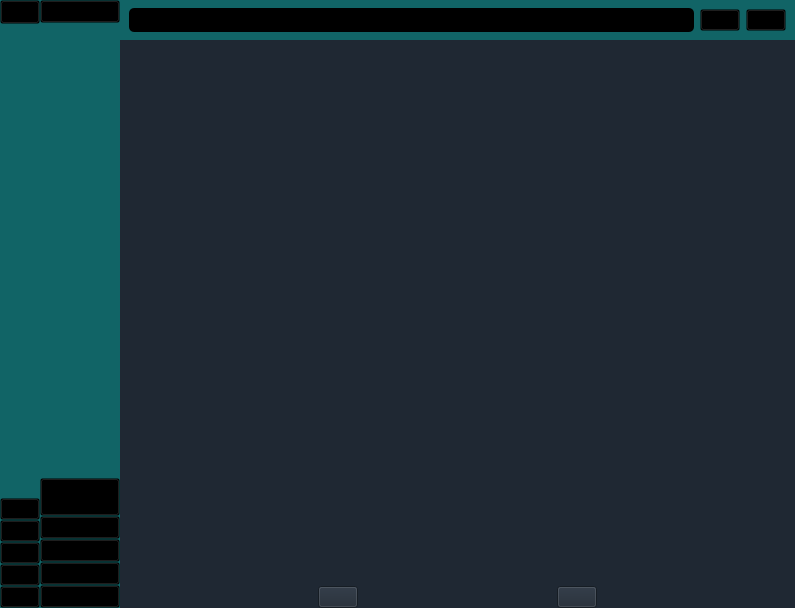
<?xml version="1.0" encoding="UTF-8"?>
<ui version="4.0">
 <class>MainWindow</class>
 <widget class="QMainWindow" name="MainWindow">
  <property name="geometry">
   <rect>
    <x>0</x>
    <y>0</y>
    <width>795</width>
    <height>608</height>
   </rect>
  </property>
  <property name="windowTitle">
   <string>MainWindow</string>
  </property>
  <property name="styleSheet">
   <string notr="true"/>
  </property>
  <widget class="QWidget" name="centralWidget">
   <property name="styleSheet">
    <string notr="true">QWidget#centralWidget {
        background-color: #1f2833;
}
QPushButton {
        background-color: transparent;
}</string>
   </property>
   <layout class="QHBoxLayout" name="horizontalLayout_4">
    <property name="spacing">
     <number>0</number>
    </property>
    <property name="leftMargin">
     <number>0</number>
    </property>
    <property name="topMargin">
     <number>0</number>
    </property>
    <property name="rightMargin">
     <number>0</number>
    </property>
    <property name="bottomMargin">
     <number>0</number>
    </property>
    <item>
     <widget class="QWidget" name="sideMenu" native="true">
      <property name="sizePolicy">
       <sizepolicy hsizetype="Fixed" vsizetype="Preferred">
        <horstretch>0</horstretch>
        <verstretch>0</verstretch>
       </sizepolicy>
      </property>
      <property name="minimumSize">
       <size>
        <width>0</width>
        <height>0</height>
       </size>
      </property>
      <property name="styleSheet">
       <string notr="true"/>
      </property>
      <layout class="QHBoxLayout" name="horizontalLayout_2">
       <property name="spacing">
        <number>0</number>
       </property>
       <property name="leftMargin">
        <number>0</number>
       </property>
       <property name="topMargin">
        <number>0</number>
       </property>
       <property name="rightMargin">
        <number>0</number>
       </property>
       <property name="bottomMargin">
        <number>0</number>
       </property>
       <item>
        <widget class="QFrame" name="iconBox">
         <property name="sizePolicy">
          <sizepolicy hsizetype="Preferred" vsizetype="Preferred">
           <horstretch>0</horstretch>
           <verstretch>0</verstretch>
          </sizepolicy>
         </property>
         <property name="minimumSize">
          <size>
           <width>34</width>
           <height>0</height>
          </size>
         </property>
         <property name="styleSheet">
          <string notr="true">QFrame#iconBox {
        background-color: #116466;
        border: 0px;
}</string>
         </property>
         <property name="frameShape">
          <enum>QFrame::Shape::StyledPanel</enum>
         </property>
         <property name="frameShadow">
          <enum>QFrame::Shadow::Raised</enum>
         </property>
         <layout class="QVBoxLayout" name="verticalLayout">
          <property name="spacing">
           <number>0</number>
          </property>
          <property name="leftMargin">
           <number>0</number>
          </property>
          <property name="topMargin">
           <number>0</number>
          </property>
          <property name="rightMargin">
           <number>0</number>
          </property>
          <property name="bottomMargin">
           <number>0</number>
          </property>
          <item>
           <widget class="QPushButton" name="iconMenuButton">
            <property name="minimumSize">
             <size>
              <width>24</width>
              <height>24</height>
             </size>
            </property>
            <property name="baseSize">
             <size>
              <width>24</width>
              <height>24</height>
             </size>
            </property>
            <property name="cursor">
             <cursorShape>PointingHandCursor</cursorShape>
            </property>
            <property name="mouseTracking">
             <bool>false</bool>
            </property>
            <property name="toolTip">
             <string>Menu</string>
            </property>
            <property name="styleSheet">
             <string notr="true"/>
            </property>
            <property name="text">
             <string/>
            </property>
            <property name="icon">
             <iconset resource="resources.qrc">
              <normaloff>:/icons_black/menu.png</normaloff>:/icons_black/menu.png</iconset>
            </property>
            <property name="iconSize">
             <size>
              <width>32</width>
              <height>32</height>
             </size>
            </property>
           </widget>
          </item>
          <item>
           <spacer name="verticalSpacer">
            <property name="orientation">
             <enum>Qt::Orientation::Vertical</enum>
            </property>
            <property name="sizeHint" stdset="0">
             <size>
              <width>0</width>
              <height>0</height>
             </size>
            </property>
           </spacer>
          </item>
          <item>
           <widget class="QPushButton" name="iconProductsButton">
            <property name="cursor">
             <cursorShape>PointingHandCursor</cursorShape>
            </property>
            <property name="text">
             <string/>
            </property>
            <property name="icon">
             <iconset resource="resources.qrc">
              <normaloff>:/icons_black/home.png</normaloff>:/icons_black/home.png</iconset>
            </property>
            <property name="iconSize">
             <size>
              <width>32</width>
              <height>32</height>
             </size>
            </property>
           </widget>
          </item>
          <item>
           <widget class="QPushButton" name="iconShoppingCartButton">
            <property name="cursor">
             <cursorShape>PointingHandCursor</cursorShape>
            </property>
            <property name="text">
             <string/>
            </property>
            <property name="icon">
             <iconset resource="resources.qrc">
              <normaloff>:/icons_black/shopping-cart.png</normaloff>:/icons_black/shopping-cart.png</iconset>
            </property>
            <property name="iconSize">
             <size>
              <width>32</width>
              <height>32</height>
             </size>
            </property>
           </widget>
          </item>
          <item>
           <widget class="QPushButton" name="iconAccountButton">
            <property name="cursor">
             <cursorShape>PointingHandCursor</cursorShape>
            </property>
            <property name="text">
             <string/>
            </property>
            <property name="icon">
             <iconset resource="resources.qrc">
              <normaloff>:/icons_black/user.png</normaloff>:/icons_black/user.png</iconset>
            </property>
            <property name="iconSize">
             <size>
              <width>32</width>
              <height>32</height>
             </size>
            </property>
           </widget>
          </item>
          <item>
           <widget class="QPushButton" name="iconLogOutButton">
            <property name="cursor">
             <cursorShape>PointingHandCursor</cursorShape>
            </property>
            <property name="text">
             <string/>
            </property>
            <property name="icon">
             <iconset resource="resources.qrc">
              <normaloff>:/icons_black/log-out.png</normaloff>:/icons_black/log-out.png</iconset>
            </property>
            <property name="iconSize">
             <size>
              <width>32</width>
              <height>32</height>
             </size>
            </property>
           </widget>
          </item>
          <item>
           <widget class="QPushButton" name="iconSignInButton">
            <property name="cursor">
             <cursorShape>PointingHandCursor</cursorShape>
            </property>
            <property name="toolTip">
             <string>User</string>
            </property>
            <property name="text">
             <string/>
            </property>
            <property name="icon">
             <iconset resource="resources.qrc">
              <normaloff>:/icons_black/log-in.png</normaloff>:/icons_black/log-in.png</iconset>
            </property>
            <property name="iconSize">
             <size>
              <width>32</width>
              <height>32</height>
             </size>
            </property>
           </widget>
          </item>
         </layout>
        </widget>
       </item>
       <item>
        <widget class="QWidget" name="nameBox" native="true">
         <property name="sizePolicy">
          <sizepolicy hsizetype="Minimum" vsizetype="Preferred">
           <horstretch>0</horstretch>
           <verstretch>0</verstretch>
          </sizepolicy>
         </property>
         <property name="minimumSize">
          <size>
           <width>50</width>
           <height>0</height>
          </size>
         </property>
         <property name="styleSheet">
          <string notr="true">#nameBox {
        background-color: #116466;
}</string>
         </property>
         <layout class="QVBoxLayout" name="verticalLayout_2">
          <property name="spacing">
           <number>0</number>
          </property>
          <property name="leftMargin">
           <number>0</number>
          </property>
          <property name="topMargin">
           <number>0</number>
          </property>
          <property name="rightMargin">
           <number>0</number>
          </property>
          <property name="bottomMargin">
           <number>0</number>
          </property>
          <item>
           <widget class="QPushButton" name="nameMenuButton">
            <property name="font">
             <font>
              <pointsize>10</pointsize>
              <bold>true</bold>
             </font>
            </property>
            <property name="cursor">
             <cursorShape>PointingHandCursor</cursorShape>
            </property>
            <property name="toolTip">
             <string>Menu</string>
            </property>
            <property name="styleSheet">
             <string notr="true">#nameMenuButton {
	background-color: transparent;
}</string>
            </property>
            <property name="text">
             <string>Menu</string>
            </property>
            <property name="icon">
             <iconset resource="resources.qrc">
              <normaloff>:/icons_black/menu.png</normaloff>:/icons_black/menu.png</iconset>
            </property>
            <property name="iconSize">
             <size>
              <width>32</width>
              <height>32</height>
             </size>
            </property>
           </widget>
          </item>
          <item>
           <spacer name="verticalSpacer_2">
            <property name="orientation">
             <enum>Qt::Orientation::Vertical</enum>
            </property>
            <property name="sizeHint" stdset="0">
             <size>
              <width>20</width>
              <height>40</height>
             </size>
            </property>
           </spacer>
          </item>
          <item>
           <widget class="QPushButton" name="nameProductsButton">
            <property name="font">
             <font>
              <pointsize>10</pointsize>
              <bold>true</bold>
             </font>
            </property>
            <property name="cursor">
             <cursorShape>PointingHandCursor</cursorShape>
            </property>
            <property name="text">
             <string>Strona
Główna</string>
            </property>
            <property name="icon">
             <iconset resource="resources.qrc">
              <normaloff>:/icons_black/home.png</normaloff>:/icons_black/home.png</iconset>
            </property>
            <property name="iconSize">
             <size>
              <width>32</width>
              <height>32</height>
             </size>
            </property>
           </widget>
          </item>
          <item>
           <widget class="QPushButton" name="nameShoppingCartButton">
            <property name="font">
             <font>
              <pointsize>10</pointsize>
              <bold>true</bold>
             </font>
            </property>
            <property name="cursor">
             <cursorShape>PointingHandCursor</cursorShape>
            </property>
            <property name="text">
             <string>Koszyk</string>
            </property>
            <property name="icon">
             <iconset resource="resources.qrc">
              <normaloff>:/icons_black/shopping-cart.png</normaloff>:/icons_black/shopping-cart.png</iconset>
            </property>
            <property name="iconSize">
             <size>
              <width>32</width>
              <height>32</height>
             </size>
            </property>
           </widget>
          </item>
          <item>
           <widget class="QPushButton" name="nameAccountButton">
            <property name="font">
             <font>
              <pointsize>10</pointsize>
              <bold>true</bold>
             </font>
            </property>
            <property name="cursor">
             <cursorShape>PointingHandCursor</cursorShape>
            </property>
            <property name="text">
             <string>Konto</string>
            </property>
            <property name="icon">
             <iconset resource="resources.qrc">
              <normaloff>:/icons_black/user.png</normaloff>:/icons_black/user.png</iconset>
            </property>
            <property name="iconSize">
             <size>
              <width>32</width>
              <height>32</height>
             </size>
            </property>
           </widget>
          </item>
          <item>
           <widget class="QPushButton" name="nameLogOutButton">
            <property name="font">
             <font>
              <pointsize>10</pointsize>
              <bold>true</bold>
             </font>
            </property>
            <property name="cursor">
             <cursorShape>PointingHandCursor</cursorShape>
            </property>
            <property name="text">
             <string>Wyloguj</string>
            </property>
            <property name="icon">
             <iconset resource="resources.qrc">
              <normaloff>:/icons_black/log-out.png</normaloff>:/icons_black/log-out.png</iconset>
            </property>
            <property name="iconSize">
             <size>
              <width>32</width>
              <height>32</height>
             </size>
            </property>
           </widget>
          </item>
          <item>
           <widget class="QPushButton" name="nameSignInButton">
            <property name="font">
             <font>
              <pointsize>10</pointsize>
              <bold>true</bold>
             </font>
            </property>
            <property name="cursor">
             <cursorShape>PointingHandCursor</cursorShape>
            </property>
            <property name="toolTip">
             <string>User</string>
            </property>
            <property name="text">
             <string>Zaloguj</string>
            </property>
            <property name="icon">
             <iconset resource="resources.qrc">
              <normaloff>:/icons_black/log-in.png</normaloff>:/icons_black/log-in.png</iconset>
            </property>
            <property name="iconSize">
             <size>
              <width>32</width>
              <height>32</height>
             </size>
            </property>
           </widget>
          </item>
         </layout>
        </widget>
       </item>
      </layout>
     </widget>
    </item>
    <item>
     <layout class="QVBoxLayout" name="verticalLayout_4">
      <property name="spacing">
       <number>0</number>
      </property>
      <item>
       <widget class="QWidget" name="searchBox" native="true">
        <property name="sizePolicy">
         <sizepolicy hsizetype="Preferred" vsizetype="Fixed">
          <horstretch>0</horstretch>
          <verstretch>0</verstretch>
         </sizepolicy>
        </property>
        <property name="minimumSize">
         <size>
          <width>200</width>
          <height>40</height>
         </size>
        </property>
        <property name="styleSheet">
         <string notr="true">#searchBox {
        background-color: #116466;
}</string>
        </property>
        <layout class="QHBoxLayout" name="horizontalLayout" stretch="0,0,0">
         <property name="leftMargin">
          <number>9</number>
         </property>
         <property name="topMargin">
          <number>0</number>
         </property>
         <property name="rightMargin">
          <number>9</number>
         </property>
         <property name="bottomMargin">
          <number>0</number>
         </property>
         <item>
          <widget class="QLineEdit" name="searchLine">
           <property name="sizePolicy">
            <sizepolicy hsizetype="Expanding" vsizetype="Fixed">
             <horstretch>0</horstretch>
             <verstretch>0</verstretch>
            </sizepolicy>
           </property>
           <property name="minimumSize">
            <size>
             <width>0</width>
             <height>24</height>
            </size>
           </property>
           <property name="styleSheet">
            <string notr="true">QLineEdit#searchLine {
        background-color: black;
        color: white;
        border-radius: 5px;
}</string>
           </property>
           <property name="frame">
            <bool>false</bool>
           </property>
          </widget>
         </item>
         <item>
          <widget class="QPushButton" name="pushButton">
           <property name="cursor">
            <cursorShape>PointingHandCursor</cursorShape>
           </property>
           <property name="text">
            <string/>
           </property>
           <property name="icon">
            <iconset resource="resources.qrc">
             <normaloff>:/icons_black/grid.png</normaloff>:/icons_black/grid.png</iconset>
           </property>
           <property name="iconSize">
            <size>
             <width>32</width>
             <height>32</height>
            </size>
           </property>
          </widget>
         </item>
         <item>
          <widget class="QPushButton" name="searchButton">
           <property name="cursor">
            <cursorShape>PointingHandCursor</cursorShape>
           </property>
           <property name="toolTip">
            <string>Szukaj</string>
           </property>
           <property name="styleSheet">
            <string notr="true">QPushButton#searchButton {
        background: transparent;
}</string>
           </property>
           <property name="text">
            <string/>
           </property>
           <property name="icon">
            <iconset resource="resources.qrc">
             <normaloff>:/icons_black/search.png</normaloff>:/icons_black/search.png</iconset>
           </property>
           <property name="iconSize">
            <size>
             <width>32</width>
             <height>32</height>
            </size>
           </property>
          </widget>
         </item>
        </layout>
       </widget>
      </item>
      <item>
       <widget class="QWidget" name="mainMenu" native="true">
        <property name="styleSheet">
         <string notr="true">background-color: #1f2833;</string>
        </property>
        <layout class="QVBoxLayout" name="verticalLayout_3">
         <property name="spacing">
          <number>0</number>
         </property>
         <property name="leftMargin">
          <number>0</number>
         </property>
         <property name="topMargin">
          <number>0</number>
         </property>
         <property name="rightMargin">
          <number>0</number>
         </property>
         <property name="bottomMargin">
          <number>0</number>
         </property>
         <item>
          <widget class="QStackedWidget" name="stackedWidget">
           <property name="currentIndex">
            <number>2</number>
           </property>
           <widget class="QWidget" name="itemsPage1">
            <layout class="QVBoxLayout" name="verticalLayout_5">
             <item>
              <widget class="QScrollArea" name="scrollArea">
               <property name="widgetResizable">
                <bool>true</bool>
               </property>
               <widget class="QWidget" name="scrollAreaWidgetContents">
                <property name="geometry">
                 <rect>
                  <x>0</x>
                  <y>0</y>
                  <width>63</width>
                  <height>16</height>
                 </rect>
                </property>
                <layout class="QVBoxLayout" name="verticalLayout_7">
                 <property name="spacing">
                  <number>0</number>
                 </property>
                 <property name="leftMargin">
                  <number>0</number>
                 </property>
                 <property name="topMargin">
                  <number>0</number>
                 </property>
                 <property name="rightMargin">
                  <number>0</number>
                 </property>
                 <property name="bottomMargin">
                  <number>0</number>
                 </property>
                 <item>
                  <layout class="QVBoxLayout" name="productsContainer"/>
                 </item>
                </layout>
               </widget>
              </widget>
             </item>
            </layout>
           </widget>
           <widget class="QWidget" name="errorPage2">
            <widget class="QLabel" name="label">
             <property name="geometry">
              <rect>
               <x>130</x>
               <y>110</y>
               <width>421</width>
               <height>261</height>
              </rect>
             </property>
             <property name="font">
              <font>
               <pointsize>22</pointsize>
               <bold>true</bold>
              </font>
             </property>
             <property name="styleSheet">
              <string notr="true">color: white;</string>
             </property>
             <property name="text">
              <string>Error</string>
             </property>
            </widget>
           </widget>
           <widget class="QWidget" name="accountPage"/>
          </widget>
         </item>
         <item>
          <layout class="QHBoxLayout" name="horizontalLayout_3">
           <item>
            <spacer name="horizontalSpacer_2">
             <property name="orientation">
              <enum>Qt::Orientation::Horizontal</enum>
             </property>
             <property name="sizeHint" stdset="0">
              <size>
               <width>40</width>
               <height>20</height>
              </size>
             </property>
            </spacer>
           </item>
           <item>
            <widget class="QPushButton" name="mainPrevButton">
             <property name="text">
              <string/>
             </property>
            </widget>
           </item>
           <item>
            <spacer name="horizontalSpacer">
             <property name="orientation">
              <enum>Qt::Orientation::Horizontal</enum>
             </property>
             <property name="sizeHint" stdset="0">
              <size>
               <width>40</width>
               <height>20</height>
              </size>
             </property>
            </spacer>
           </item>
           <item>
            <widget class="QPushButton" name="mainNextButton">
             <property name="text">
              <string/>
             </property>
            </widget>
           </item>
           <item>
            <spacer name="horizontalSpacer_3">
             <property name="orientation">
              <enum>Qt::Orientation::Horizontal</enum>
             </property>
             <property name="sizeHint" stdset="0">
              <size>
               <width>40</width>
               <height>20</height>
              </size>
             </property>
            </spacer>
           </item>
          </layout>
         </item>
        </layout>
       </widget>
      </item>
     </layout>
    </item>
   </layout>
  </widget>
 </widget>
 <resources>
  <include location="resources.qrc"/>
 </resources>
 <connections>
  <connection>
   <sender>iconMenuButton</sender>
   <signal>clicked()</signal>
   <receiver>nameBox</receiver>
   <slot>show()</slot>
   <hints>
    <hint type="sourcelabel">
     <x>22</x>
     <y>25</y>
    </hint>
    <hint type="destinationlabel">
     <x>69</x>
     <y>99</y>
    </hint>
   </hints>
  </connection>
  <connection>
   <sender>iconMenuButton</sender>
   <signal>clicked()</signal>
   <receiver>iconBox</receiver>
   <slot>hide()</slot>
   <hints>
    <hint type="sourcelabel">
     <x>6</x>
     <y>29</y>
    </hint>
    <hint type="destinationlabel">
     <x>9</x>
     <y>79</y>
    </hint>
   </hints>
  </connection>
  <connection>
   <sender>nameMenuButton</sender>
   <signal>clicked()</signal>
   <receiver>nameBox</receiver>
   <slot>hide()</slot>
   <hints>
    <hint type="sourcelabel">
     <x>100</x>
     <y>20</y>
    </hint>
    <hint type="destinationlabel">
     <x>101</x>
     <y>139</y>
    </hint>
   </hints>
  </connection>
  <connection>
   <sender>nameMenuButton</sender>
   <signal>clicked()</signal>
   <receiver>iconBox</receiver>
   <slot>show()</slot>
   <hints>
    <hint type="sourcelabel">
     <x>66</x>
     <y>16</y>
    </hint>
    <hint type="destinationlabel">
     <x>31</x>
     <y>166</y>
    </hint>
   </hints>
  </connection>
 </connections>
</ui>
